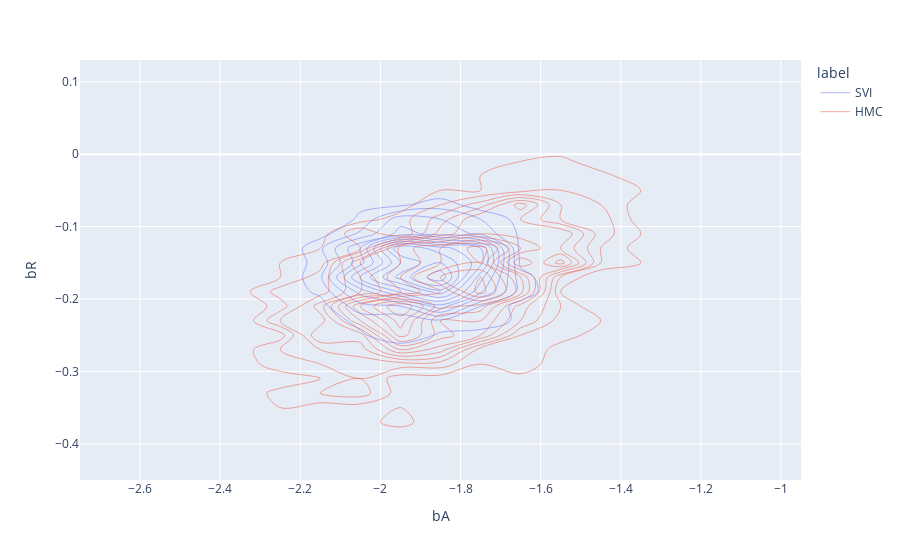

Source (notebook cell):
### Code cell
px.density_contour(pd.merge(pd.DataFrame(svi_samples).assign(label = 'SVI'),
                            pd.DataFrame(hmc_samples).assign(label = 'HMC'), 
                            how = 'outer'), x = 'bA', y = 'bR', color = 'label')

### Figure 1 — Plotly figure (JSON) as saved in the notebook; plotly's stock layout.template omitted (floating-point values rounded to 4 significant figures; data arrays with more than 128 entries replaced by an {"elided": "..."} marker saying what was removed)
{"data": [{"contours": {"coloring": "none"}, "hovertemplate": "label=SVI<br>bA=%{x}<br>bR=%{y}<br>count=%{z}<extra></extra>", "legendgroup": "SVI", "line": {"color": "#636efa"}, "name": "SVI", "showlegend": true, "type": "histogram2dcontour", "x": {"elided": "1000 float values"}, "xaxis": "x", "xbingroup": "x", "y": {"elided": "1000 float values"}, "yaxis": "y", "ybingroup": "y"}, {"contours": {"coloring": "none"}, "hovertemplate": "label=HMC<br>bA=%{x}<br>bR=%{y}<br>count=%{z}<extra></extra>", "legendgroup": "HMC", "line": {"color": "#EF553B"}, "name": "HMC", "showlegend": true, "type": "histogram2dcontour", "x": {"elided": "1000 float values"}, "xaxis": "x", "xbingroup": "x", "y": {"elided": "1000 float values"}, "yaxis": "y", "ybingroup": "y"}], "layout": {"legend": {"title": {"text": "label"}, "tracegroupgap": 0}, "margin": {"t": 60}, "xaxis": {"anchor": "y", "domain": [0, 1], "title": {"text": "bA"}}, "yaxis": {"anchor": "x", "domain": [0, 1], "title": {"text": "bR"}}}}
